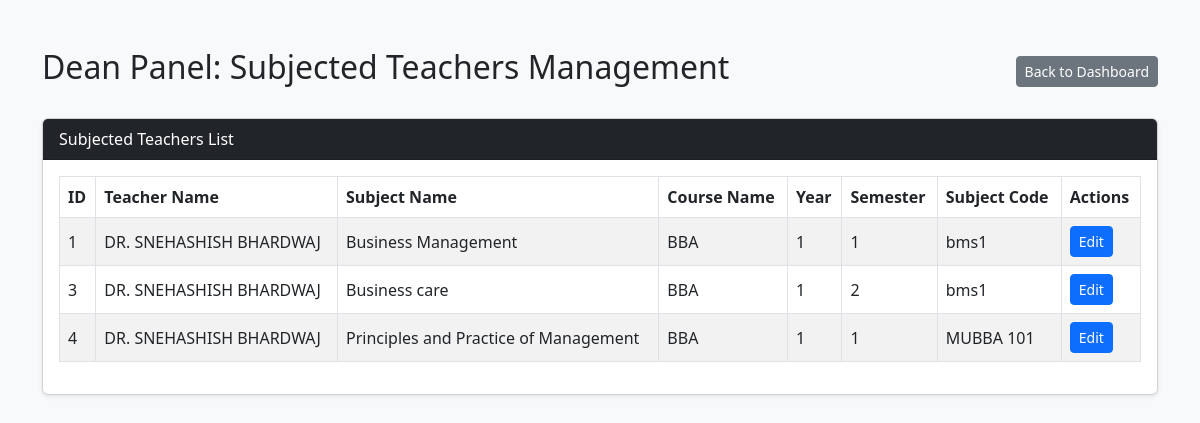
Page /dean/dean_subjected_teachers.php on the committed database.
### tables this page shows
CREATE TABLE `subjected_teacher` (
  `id` int(11) NOT NULL,
  `teacher_id` int(11) NOT NULL,
  `sub_id` int(11) NOT NULL,
  `teacher_name` varchar(255) NOT NULL,
  `subject_name` varchar(255) NOT NULL,
  `course_name` varchar(255) NOT NULL,
  `year` int(11) NOT NULL,
  `semester` int(11) NOT NULL,
  `subject_code` varchar(66) NOT NULL
);

### dean/dean_subjected_teachers.php (the view, shortened to what this page needs)
<?php
$host = '127.0.0.1';
$dbname = 'mhu-ams';
$username = 'root';
$password = '';
try {
    $pdo = new PDO("mysql:host=$host;dbname=$dbname;charset=utf8mb4", $username, $password);
    $pdo->setAttribute(PDO::ATTR_ERRMODE, PDO::ERRMODE_EXCEPTION);
} catch (PDOException $e) {
    die("Connection failed: " . $e->getMessage());
}
$stmt = $pdo->query("SELECT * FROM subjected_teacher");
$teachers_list = $stmt->fetchAll(PDO::FETCH_ASSOC);
?>
<!DOCTYPE html>
<html lang="en">
<head>
    <link href="https://cdn.jsdelivr.net/npm/bootstrap@5.3.0/dist/css/bootstrap.min.css" rel="stylesheet">
</head>
<body class="bg-light">
<div class="container my-5">
    <div class="d-flex justify-content-between align-items-center mb-4">
        <h2>Dean Panel: Subjected Teachers Management</h2>
        <a href="dean_dashboard.php" class="btn btn-secondary btn-sm">Back to Dashboard</a>
    </div>
    <div class="card shadow-sm">
        <div class="card-header bg-dark text-white">Subjected Teachers List</div>
        <div class="card-body">
            <div class="table-responsive">
                <table class="table table-bordered table-striped align-middle">
                    <thead>
                        <tr>
                            <th>ID</th>
                            <th>Teacher Name</th>
                            <th>Subject Name</th>
                            <th>Course Name</th>
                            <th>Year</th>
                            <th>Semester</th>
                            <th>Subject Code</th>
                            <th>Actions</th>
                        </tr>
                    </thead>
                    <tbody>
                        <?php if (count($teachers_list) > 0): ?>
                            <?php foreach ($teachers_list as $row): ?>
                                <tr>
                                    <td><?= htmlspecialchars($row['id']) ?></td>
                                    <td><?= htmlspecialchars($row['teacher_name']) ?></td>
                                    <td><?= htmlspecialchars($row['subject_name']) ?></td>
                                    <td><?= htmlspecialchars($row['course_name']) ?></td>
                                    <td><?= htmlspecialchars($row['year']) ?></td>
                                    <td><?= htmlspecialchars($row['semester']) ?></td>
                                    <td><?= htmlspecialchars($row['subject_code']) ?></td>
                                    <td>
                                        <a href="dean_subjected_teachers.php?edit_id=<?= $row['id'] ?>" class="btn btn-sm btn-primary">Edit</a>
                                    </td>
                                </tr>
                            <?php endforeach; ?>
                        <?php else: ?>
                            <tr>
                                <td colspan="8" class="text-center">No records found.</td>
                            </tr>
                        <?php endif; ?>
                    </tbody>
                </table>
            </div>
        </div>
    </div>
</div>
</body>
</html>

### rows in the picture
subjected_teacher: id "1", teacher_name "DR. SNEHASHISH BHARDWAJ", subject_name "Business Management", course_name "BBA", year "1", semester "1", subject_code "bms1"
subjected_teacher: id "3", teacher_name "DR. SNEHASHISH BHARDWAJ", subject_name "Business care", course_name "BBA", year "1", semester "2", subject_code "bms1"
subjected_teacher: id "4", teacher_name "DR. SNEHASHISH BHARDWAJ", subject_name "Principles and Practice of Management", course_name "BBA", year "1", semester "1", subject_code "MUBBA 101"
